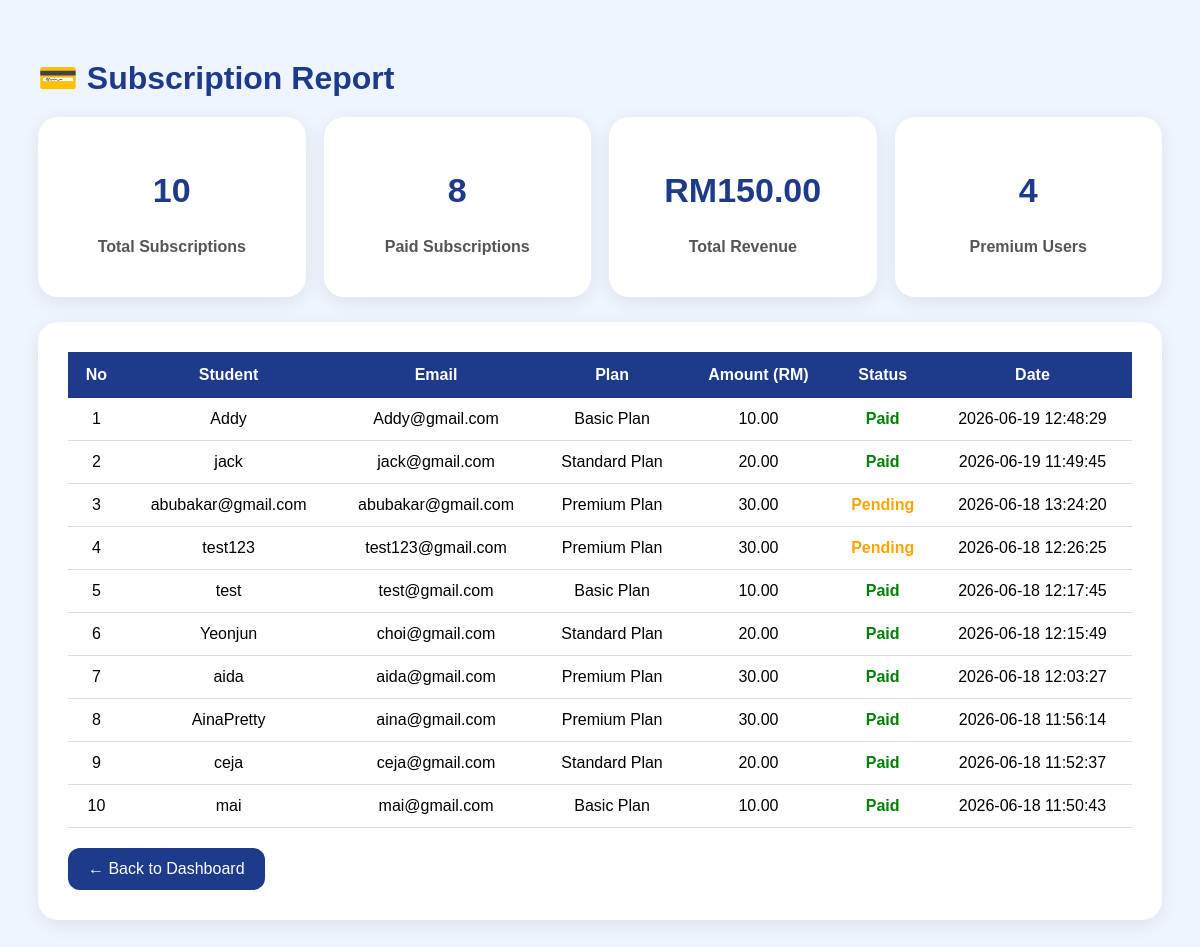
The app's page /subscription_report.php (signed in) with its own data.
### tables this page shows
CREATE TABLE `subscriptions` (
  `subscription_id` int(11) NOT NULL,
  `user_code` varchar(10) NOT NULL,
  `plan_name` varchar(50) NOT NULL,
  `amount` decimal(10,2) NOT NULL,
  `bill_code` varchar(100) DEFAULT NULL,
  `payment_status` varchar(20) NOT NULL DEFAULT 'Pending',
  `subscribed_at` timestamp NOT NULL DEFAULT current_timestamp()
);

CREATE TABLE `users` (
  `user_id` int(11) NOT NULL,
  `user_code` varchar(10) DEFAULT NULL,
  `username` varchar(100) DEFAULT NULL,
  `email` varchar(100) DEFAULT NULL,
  `phone` varchar(20) DEFAULT NULL,
  `role` varchar(20) DEFAULT NULL,
  `standard` varchar(50) DEFAULT NULL,
  `password` varchar(255) DEFAULT NULL,
  `avatar` varchar(100) DEFAULT 'avatar.jpg',
  `created_at` timestamp NOT NULL DEFAULT current_timestamp(),
  `subject_taught` varchar(50) DEFAULT NULL
);

### subscription_report.php (the view, shortened to what this page needs)
<?php
include "db.php";
$sql =
"SELECT
users.username,
users.email,
subscriptions.plan_name,
subscriptions.amount,
subscriptions.payment_status,
subscriptions.subscribed_at
FROM subscriptions
INNER JOIN users
ON subscriptions.user_code = users.user_code
ORDER BY subscriptions.subscribed_at DESC";
$result = $conn->query($sql);
$totalSql = "SELECT COUNT(*) AS total FROM subscriptions";
$totalResult = $conn->query($totalSql);
$totalRow = $totalResult->fetch_assoc();
$totalSubscribers = $totalRow['total'];
$paidSql = "SELECT COUNT(*) AS total FROM subscriptions WHERE payment_status='Paid'";
$paidResult = $conn->query($paidSql);
$paidRow = $paidResult->fetch_assoc();
$totalPaid = $paidRow['total'];
$revenueSql = "SELECT SUM(amount) AS total FROM subscriptions WHERE payment_status='Paid'";
$revenueResult = $conn->query($revenueSql);
$revenueRow = $revenueResult->fetch_assoc();
$totalRevenue = $revenueRow['total'];
$premiumSql = "SELECT COUNT(*) AS total FROM subscriptions WHERE plan_name='Premium Plan'";
$premiumResult = $conn->query($premiumSql);
$premiumRow = $premiumResult->fetch_assoc();
$totalPremium = $premiumRow['total'];
?>
<!DOCTYPE html>
<html>
<head>
</head>
<body>
<h1>💳 Subscription Report</h1>
<div class="stats">
    <div class="card">
        <h2><?php echo $totalSubscribers; ?></h2>
        <p>Total Subscriptions</p>
    </div>
    <div class="card">
        <h2><?php echo $totalPaid; ?></h2>
        <p>Paid Subscriptions</p>
    </div>
    <div class="card">
        <h2>RM<?php echo number_format($totalRevenue, 2); ?></h2>
        <p>Total Revenue</p>
    </div>
    <div class="card">
        <h2><?php echo $totalPremium; ?></h2>
        <p>Premium Users</p>
    </div>
</div>
<div class="tableCard">
<table>
<tr>
    <th>No</th>
    <th>Student</th>
    <th>Email</th>
    <th>Plan</th>
    <th>Amount (RM)</th>
    <th>Status</th>
    <th>Date</th>
</tr>
<?php
$no = 1;
if($result && $result->num_rows > 0)
{
    while($row = $result->fetch_assoc())
    {
        $statusClass = strtolower($row['payment_status']);
        echo "<tr>";
        echo "<td>".$no++."</td>";
        echo "<td>".$row['username']."</td>";
        echo "<td>".$row['email']."</td>";
        echo "<td>".$row['plan_name']."</td>";
        echo "<td>".number_format($row['amount'], 2)."</td>";
        echo "<td class='".$statusClass."'>".$row['payment_status']."</td>";
        echo "<td>".$row['subscribed_at']."</td>";
        echo "</tr>";
    }
}
else
{
    echo "<tr><td colspan='7'>No subscription data found.</td></tr>";
}
?>
</table>
<a href="A_home.php" class="backBtn">← Back to Dashboard</a>
</div>
</body>
</html>

### subscription_report.php (style rules this page uses)
body { font-family: Arial; background: #eef5ff; padding: 30px; }
h1 { color: #1e3a8a; margin-bottom: 20px; }
.stats { display: grid; grid-template-columns: repeat(4, 1fr); gap: 18px; margin-bottom: 25px; }
.card { background: white; padding: 25px; border-radius: 20px; box-shadow: 0 5px 20px rgba(0,0,0,.08); text-align: center; }
.card h2 { color: #1e3a8a; font-size: 34px; }
.card p { color: #555; font-weight: bold; }
.tableCard { background: white; padding: 30px; border-radius: 20px; box-shadow: 0 5px 20px rgba(0,0,0,.08); }
table { width: 100%; border-collapse: collapse; }
th { background: #1e3a8a; color: white; padding: 14px; }
td { padding: 12px; border-bottom: 1px solid #ddd; text-align: center; }
.paid { color: green; font-weight: bold; }
.pending { color: orange; font-weight: bold; }
.backBtn { display: inline-block; margin-top: 20px; background: #1e3a8a; color: white; padding: 12px 20px; border-radius: 12px; text-decoration: none; }

### records on screen
subscriptions: users.username "Addy", users.email "Addy@gmail.com", plan_name "Basic Plan", amount "10.00", payment_status "Paid", subscribed_at "2026-06-19 12:48:29"
subscriptions: users.username "jack", users.email "jack@gmail.com", plan_name "Standard Plan", amount "20.00", payment_status "Paid", subscribed_at "2026-06-19 11:49:45"
subscriptions: users.username "abubakar@gmail.com", users.email "abubakar@gmail.com", plan_name "Premium Plan", amount "30.00", payment_status "Pending", subscribed_at "2026-06-18 13:24:20"
subscriptions: users.username "test123", users.email "test123@gmail.com", plan_name "Premium Plan", amount "30.00", payment_status "Pending", subscribed_at "2026-06-18 12:26:25"
subscriptions: users.username "test", users.email "test@gmail.com", plan_name "Basic Plan", amount "10.00", payment_status "Paid", subscribed_at "2026-06-18 12:17:45"
subscriptions: users.username "Yeonjun", users.email "choi@gmail.com", plan_name "Standard Plan", amount "20.00", payment_status "Paid", subscribed_at "2026-06-18 12:15:49"
subscriptions: users.username "aida", users.email "aida@gmail.com", plan_name "Premium Plan", amount "30.00", payment_status "Paid", subscribed_at "2026-06-18 12:03:27"
subscriptions: users.username "AinaPretty", users.email "aina@gmail.com", plan_name "Premium Plan", amount "30.00", payment_status "Paid", subscribed_at "2026-06-18 11:56:14"
subscriptions: users.username "ceja", users.email "ceja@gmail.com", plan_name "Standard Plan", amount "20.00", payment_status "Paid", subscribed_at "2026-06-18 11:52:37"
subscriptions: users.username "mai", users.email "mai@gmail.com", plan_name "Basic Plan", amount "10.00", payment_status "Paid", subscribed_at "2026-06-18 11:50:43"

### other values on screen
$totalSubscribers "10"
$totalPaid "8"
$totalRevenue "150.00"
$totalPremium "4"
